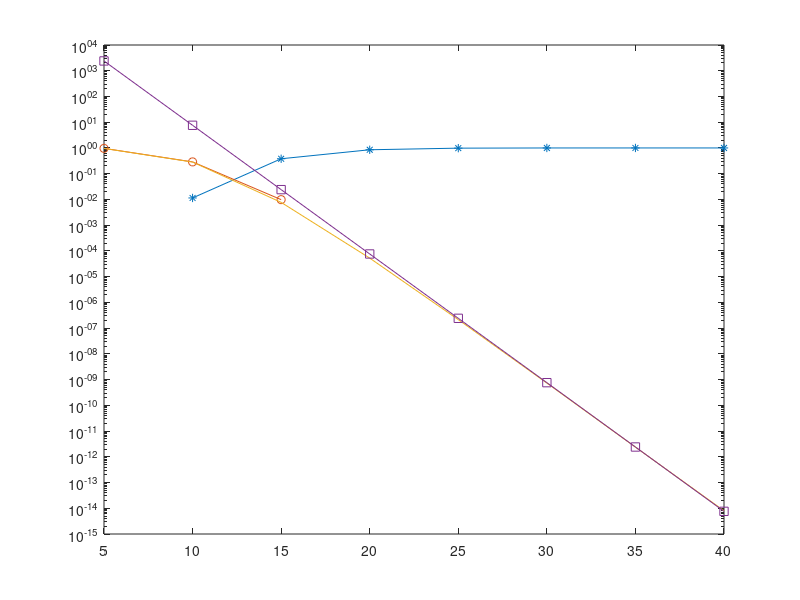

This figure's MATLAB source:
clear all%function [p1, p2] = fund_mac(K,ct)
%close all
R=0; Rx=10;al=4; ct=5000;              snrdb = [5: 5 : 40];     M=5;
           
m=2; n=M;
for k =  1:length(snrdb)
 sum1=0; sum2=0; sum3=0; sum4=0; sum5=0; 
 snr = 10^(snrdb(k)/10);
 for i = 1 :ct
             
     h = complex(sqrt(0.5)*randn(M,1),sqrt(0.5)*randn(M,1));       
     h = abs(h).^2;
     h=sort(h,'ascend'); h1=h(m); h2=h(n);

     %%%%%%%%%%%%%%%%%%%% random use
     Rdx1(i) = log2(1+snr*h1)/2;
     Rdx2(i) = log2(1+snr*h2)/2;
     %%%%%%%%%%%%%%%%%%%%%%% end
    
     a1=4/5;%h2/(h1+h2);
     a2=1-a1;%0.9;%h1/(h1+h2);
  
     Rx1(i) = log2( 1+snr*h1*a1/(snr*h1*a2+1) );     
     Rx2(i) = log2(1+snr*h2*a2);
     
     if Rx1(i)-Rdx1(i)<R
         sum1 = sum1+1;
     end
     
     if Rx2(i)-Rdx2(i)<R
         sum2 = sum2+1;
     end
     
     if h1>(1-2*a2)/snr/a2^2
         sum3 = sum3 +1;
     end
 end
    p1(k) = sum1/ct;
    p2(k) = sum2/ct;
    p3(k) = sum3/ct;
    
    %analytical resultw
    w5=factorial(M)/factorial(m-1)/factorial(M-m);
    sum1 = 0;
    for i = 0 : m-1
        sum1 = sum1+ factorial(m-1)/factorial(m-1-i)/factorial(i) *(-1)^i*w5/(M-m+i+1)...
            *( 1 - exp(-(1-2*a2)*(M-m+i+1)/snr/a2^2 )  );
    end
    p11(k) = 1-sum1;
    p11a(k) = 1- w5*(1-2*a2)^m/m/snr^m/a2^(2*m);

    w3=factorial(M)/factorial(n-1)/factorial(M-n);
    sum1 = 0;
    for i = 0 : n-1
        sum1 = sum1+ factorial(n-1)/factorial(n-1-i)/factorial(i) *(-1)^i*w3/(M-n+i+1)...
            *( 1 - exp(-(1-2*a2)*(M-n+i+1)/snr/a2^2 )  );
    end
    p22(k) = sum1;
    p22a(k) =  w3*(1-2*a2)^n/n/snr^n/a2^(2*n);

end
%p11a(1:3) =0;
%semilogy(snrdb,p1,'-*',snrdb,p2,snrdb,p11,snrdb,p11a,'-s',snrdb,p22,snrdb,p22a,'-s')
semilogy(snrdb,p1,'-*',snrdb,p2,'-o',snrdb,p22,snrdb,p22a,'-s')

% figure
% plot(snrdb,c1,snrdb,c2)